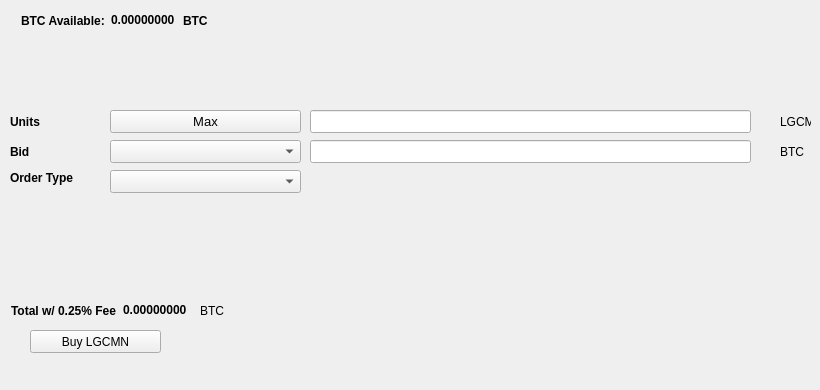
   <widget class="QWidget" name="BuyTab">
    <attribute name="title">
     <string>Buy</string>
    </attribute>
    <widget class="QPushButton" name="BuyLGCMN">
     <property name="geometry">
      <rect>
       <x>30</x>
       <y>330</y>
       <width>131</width>
       <height>23</height>
      </rect>
     </property>
     <property name="text">
      <string>Buy LGCMN</string>
     </property>
     <property name="icon">
      <iconset resource="../litegoldcoinmn.qrc">
       <normaloff>:/icons/bitcoin</normaloff>:/icons/bitcoin</iconset>
     </property>
    </widget>
    <widget class="QLabel" name="label_3">
     <property name="geometry">
      <rect>
       <x>10</x>
       <y>110</y>
       <width>46</width>
       <height>23</height>
      </rect>
     </property>
     <property name="font">
      <font>
       <weight>75</weight>
       <bold>true</bold>
      </font>
     </property>
     <property name="text">
      <string>Units</string>
     </property>
    </widget>
    <widget class="QLineEdit" name="UnitsInput">
     <property name="geometry">
      <rect>
       <x>310</x>
       <y>110</y>
       <width>441</width>
       <height>23</height>
      </rect>
     </property>
     <property name="font">
      <font>
       <pointsize>9</pointsize>
       <weight>75</weight>
       <bold>true</bold>
      </font>
     </property>
    </widget>
    <widget class="QLineEdit" name="BuyBidPriceEdit">
     <property name="geometry">
      <rect>
       <x>310</x>
       <y>140</y>
       <width>441</width>
       <height>23</height>
      </rect>
     </property>
     <property name="font">
      <font>
       <pointsize>9</pointsize>
       <weight>75</weight>
       <bold>true</bold>
      </font>
     </property>
    </widget>
    <widget class="QLabel" name="label_4">
     <property name="geometry">
      <rect>
       <x>780</x>
       <y>110</y>
       <width>31</width>
       <height>23</height>
      </rect>
     </property>
     <property name="text">
      <string>LGCMN</string>
     </property>
    </widget>
    <widget class="QLabel" name="label_5">
     <property name="geometry">
      <rect>
       <x>780</x>
       <y>140</y>
       <width>31</width>
       <height>23</height>
      </rect>
     </property>
     <property name="text">
      <string>BTC</string>
     </property>
    </widget>
    <widget class="QLabel" name="label_6">
     <property name="geometry">
      <rect>
       <x>10</x>
       <y>140</y>
       <width>46</width>
       <height>23</height>
      </rect>
     </property>
     <property name="font">
      <font>
       <weight>75</weight>
       <bold>true</bold>
      </font>
     </property>
     <property name="text">
      <string>Bid</string>
     </property>
    </widget>
    <widget class="QLabel" name="label_7">
     <property name="geometry">
      <rect>
       <x>10</x>
       <y>170</y>
       <width>91</width>
       <height>16</height>
      </rect>
     </property>
     <property name="font">
      <font>
       <weight>75</weight>
       <bold>true</bold>
      </font>
     </property>
     <property name="text">
      <string>Order Type</string>
     </property>
    </widget>
    <widget class="QPushButton" name="Buy_Max_Amount">
     <property name="geometry">
      <rect>
       <x>110</x>
       <y>110</y>
       <width>191</width>
       <height>23</height>
      </rect>
     </property>
     <property name="font">
      <font>
       <pointsize>10</pointsize>
      </font>
     </property>
     <property name="text">
      <string>Max</string>
     </property>
    </widget>
    <widget class="QComboBox" name="BuyBidcomboBox">
     <property name="geometry">
      <rect>
       <x>110</x>
       <y>140</y>
       <width>191</width>
       <height>23</height>
      </rect>
     </property>
     <property name="font">
      <font>
       <pointsize>10</pointsize>
      </font>
     </property>
    </widget>
    <widget class="QComboBox" name="buyOrdertypeCombo">
     <property name="geometry">
      <rect>
       <x>110</x>
       <y>170</y>
       <width>191</width>
       <height>23</height>
      </rect>
     </property>
     <property name="font">
      <font>
       <pointsize>10</pointsize>
      </font>
     </property>
    </widget>
    <widget class="QWidget" name="layoutWidget1">
     <property name="geometry">
      <rect>
       <x>21</x>
       <y>11</y>
       <width>227</width>
       <height>19</height>
      </rect>
     </property>
     <layout class="QHBoxLayout" name="horizontalLayout_3">
      <item>
       <widget class="QLabel" name="label232">
        <property name="font">
         <font>
          <weight>75</weight>
          <bold>true</bold>
         </font>
        </property>
        <property name="text">
         <string>BTC Available:</string>
        </property>
       </widget>
      </item>
      <item>
       <widget class="QLabel" name="BtcAvailableLbl">
        <property name="palette">
         <palette>
          <active>
           <colorrole role="WindowText">
            <brush brushstyle="SolidPattern">
             <color alpha="255">
              <red>0</red>
              <green>0</green>
              <blue>0</blue>
             </color>
            </brush>
           </colorrole>
           <colorrole role="Button">
            <brush brushstyle="SolidPattern">
             <color alpha="255">
              <red>0</red>
              <green>170</green>
              <blue>0</blue>
             </color>
            </brush>
           </colorrole>
           <colorrole role="Light">
            <brush brushstyle="SolidPattern">
             <color alpha="255">
              <red>0</red>
              <green>255</green>
              <blue>0</blue>
             </color>
            </brush>
           </colorrole>
           <colorrole role="Midlight">
            <brush brushstyle="SolidPattern">
             <color alpha="255">
              <red>0</red>
              <green>212</green>
              <blue>0</blue>
             </color>
            </brush>
           </colorrole>
           <colorrole role="Dark">
            <brush brushstyle="SolidPattern">
             <color alpha="255">
              <red>0</red>
              <green>85</green>
              <blue>0</blue>
             </color>
            </brush>
           </colorrole>
           <colorrole role="Mid">
            <brush brushstyle="SolidPattern">
             <color alpha="255">
              <red>0</red>
              <green>113</green>
              <blue>0</blue>
             </color>
            </brush>
           </colorrole>
           <colorrole role="Text">
            <brush brushstyle="SolidPattern">
             <color alpha="255">
              <red>0</red>
              <green>170</green>
              <blue>0</blue>
             </color>
            </brush>
           </colorrole>
           <colorrole role="BrightText">
            <brush brushstyle="SolidPattern">
             <color alpha="255">
              <red>255</red>
              <green>255</green>
              <blue>255</blue>
             </color>
            </brush>
           </colorrole>
           <colorrole role="ButtonText">
            <brush brushstyle="SolidPattern">
             <color alpha="255">
              <red>0</red>
              <green>0</green>
              <blue>0</blue>
             </color>
            </brush>
           </colorrole>
           <colorrole role="Base">
            <brush brushstyle="SolidPattern">
             <color alpha="255">
              <red>255</red>
              <green>255</green>
              <blue>255</blue>
             </color>
            </brush>
           </colorrole>
           <colorrole role="Window">
            <brush brushstyle="SolidPattern">
             <color alpha="255">
              <red>0</red>
              <green>170</green>
              <blue>0</blue>
             </color>
            </brush>
           </colorrole>
           <colorrole role="Shadow">
            <brush brushstyle="SolidPattern">
             <color alpha="255">
              <red>0</red>
              <green>0</green>
              <blue>0</blue>
             </color>
            </brush>
           </colorrole>
           <colorrole role="AlternateBase">
            <brush brushstyle="SolidPattern">
             <color alpha="255">
              <red>127</red>
              <green>212</green>
              <blue>127</blue>
             </color>
            </brush>
           </colorrole>
           <colorrole role="ToolTipBase">
            <brush brushstyle="SolidPattern">
             <color alpha="255">
              <red>255</red>
              <green>255</green>
              <blue>220</blue>
             </color>
            </brush>
           </colorrole>
           <colorrole role="ToolTipText">
            <brush brushstyle="SolidPattern">
             <color alpha="255">
              <red>0</red>
              <green>0</green>
              <blue>0</blue>
             </color>
            </brush>
           </colorrole>
          </active>
          <inactive>
           <colorrole role="WindowText">
            <brush brushstyle="SolidPattern">
             <color alpha="255">
              <red>0</red>
              <green>0</green>
              <blue>0</blue>
             </color>
            </brush>
           </colorrole>
           <colorrole role="Button">
            <brush brushstyle="SolidPattern">
             <color alpha="255">
              <red>0</red>
              <green>170</green>
              <blue>0</blue>
             </color>
            </brush>
           </colorrole>
           <colorrole role="Light">
            <brush brushstyle="SolidPattern">
             <color alpha="255">
              <red>0</red>
              <green>255</green>
              <blue>0</blue>
             </color>
            </brush>
           </colorrole>
           <colorrole role="Midlight">
            <brush brushstyle="SolidPattern">
             <color alpha="255">
              <red>0</red>
              <green>212</green>
              <blue>0</blue>
             </color>
            </brush>
           </colorrole>
           <colorrole role="Dark">
            <brush brushstyle="SolidPattern">
             <color alpha="255">
              <red>0</red>
              <green>85</green>
              <blue>0</blue>
             </color>
            </brush>
           </colorrole>
           <colorrole role="Mid">
            <brush brushstyle="SolidPattern">
             <color alpha="255">
              <red>0</red>
              <green>113</green>
              <blue>0</blue>
             </color>
            </brush>
           </colorrole>
           <colorrole role="Text">
            <brush brushstyle="SolidPattern">
             <color alpha="255">
              <red>0</red>
              <green>170</green>
              <blue>0</blue>
             </color>
            </brush>
           </colorrole>
           <colorrole role="BrightText">
            <brush brushstyle="SolidPattern">
             <color alpha="255">
              <red>255</red>
              <green>255</green>
              <blue>255</blue>
             </color>
            </brush>
           </colorrole>
           <colorrole role="ButtonText">
            <brush brushstyle="SolidPattern">
             <color alpha="255">
              <red>0</red>
              <green>0</green>
              <blue>0</blue>
             </color>
            </brush>
           </colorrole>
           <colorrole role="Base">
            <brush brushstyle="SolidPattern">
             <color alpha="255">
              <red>255</red>
              <green>255</green>
              <blue>255</blue>
             </color>
            </brush>
           </colorrole>
           <colorrole role="Window">
            <brush brushstyle="SolidPattern">
             <color alpha="255">
              <red>0</red>
              <green>170</green>
              <blue>0</blue>
             </color>
            </brush>
           </colorrole>
           <colorrole role="Shadow">
            <brush brushstyle="SolidPattern">
             <color alpha="255">
              <red>0</red>
              <green>0</green>
              <blue>0</blue>
             </color>
            </brush>
           </colorrole>
           <colorrole role="AlternateBase">
            <brush brushstyle="SolidPattern">
             <color alpha="255">
              <red>127</red>
              <green>212</green>
              <blue>127</blue>
             </color>
            </brush>
           </colorrole>
           <colorrole role="ToolTipBase">
            <brush brushstyle="SolidPattern">
             <color alpha="255">
              <red>255</red>
              <green>255</green>
              <blue>220</blue>
             </color>
            </brush>
           </colorrole>
           <colorrole role="ToolTipText">
            <brush brushstyle="SolidPattern">
             <color alpha="255">
              <red>0</red>
              <green>0</green>
              <blue>0</blue>
             </color>
            </brush>
           </colorrole>
          </inactive>
          <disabled>
           <colorrole role="WindowText">
            <brush brushstyle="SolidPattern">
             <color alpha="255">
              <red>0</red>
              <green>85</green>
              <blue>0</blue>
             </color>
            </brush>
           </colorrole>
           <colorrole role="Button">
            <brush brushstyle="SolidPattern">
             <color alpha="255">
              <red>0</red>
              <green>170</green>
              <blue>0</blue>
             </color>
            </brush>
           </colorrole>
           <colorrole role="Light">
            <brush brushstyle="SolidPattern">
             <color alpha="255">
              <red>0</red>
              <green>255</green>
              <blue>0</blue>
             </color>
            </brush>
           </colorrole>
           <colorrole role="Midlight">
            <brush brushstyle="SolidPattern">
             <color alpha="255">
              <red>0</red>
              <green>212</green>
              <blue>0</blue>
             </color>
            </brush>
           </colorrole>
           <colorrole role="Dark">
            <brush brushstyle="SolidPattern">
             <color alpha="255">
              <red>0</red>
              <green>85</green>
              <blue>0</blue>
             </color>
            </brush>
           </colorrole>
           <colorrole role="Mid">
            <brush brushstyle="SolidPattern">
             <color alpha="255">
              <red>0</red>
              <green>113</green>
              <blue>0</blue>
             </color>
            </brush>
           </colorrole>
           <colorrole role="Text">
            <brush brushstyle="SolidPattern">
             <color alpha="255">
              <red>0</red>
              <green>85</green>
              <blue>0</blue>
             </color>
            </brush>
           </colorrole>
           <colorrole role="BrightText">
            <brush brushstyle="SolidPattern">
             <color alpha="255">
              <red>255</red>
              <green>255</green>
              <blue>255</blue>
             </color>
            </brush>
           </colorrole>
           <colorrole role="ButtonText">
            <brush brushstyle="SolidPattern">
             <color alpha="255">
              <red>0</red>
              <green>85</green>
              <blue>0</blue>
             </color>
            </brush>
           </colorrole>
           <colorrole role="Base">
            <brush brushstyle="SolidPattern">
             <color alpha="255">
              <red>0</red>
              <green>170</green>
              <blue>0</blue>
             </color>
            </brush>
           </colorrole>
           <colorrole role="Window">
            <brush brushstyle="SolidPattern">
             <color alpha="255">
              <red>0</red>
              <green>170</green>
              <blue>0</blue>
             </color>
            </brush>
           </colorrole>
           <colorrole role="Shadow">
            <brush brushstyle="SolidPattern">
             <color alpha="255">
              <red>0</red>
              <green>0</green>
              <blue>0</blue>
             </color>
            </brush>
           </colorrole>
           <colorrole role="AlternateBase">
            <brush brushstyle="SolidPattern">
             <color alpha="255">
              <red>0</red>
              <green>170</green>
              <blue>0</blue>
             </color>
            </brush>
           </colorrole>
           <colorrole role="ToolTipBase">
            <brush brushstyle="SolidPattern">
             <color alpha="255">
              <red>255</red>
              <green>255</green>
              <blue>220</blue>
             </color>
            </brush>
           </colorrole>
           <colorrole role="ToolTipText">
            <brush brushstyle="SolidPattern">
             <color alpha="255">
              <red>0</red>
              <green>0</green>
              <blue>0</blue>
             </color>
            </brush>
           </colorrole>
          </disabled>
         </palette>
        </property>
        <property name="font">
         <font>
          <weight>75</weight>
          <bold>true</bold>
         </font>
        </property>
        <property name="text">
         <string>0.00000000</string>
        </property>
        <property name="textInteractionFlags">
         <set>Qt::LinksAccessibleByMouse|Qt::TextSelectableByKeyboard|Qt::TextSelectableByMouse</set>
        </property>
       </widget>
      </item>
      <item>
       <widget class="QLabel" name="BtcAvailableLbl_2">
        <property name="font">
         <font>
          <weight>75</weight>
          <bold>true</bold>
         </font>
        </property>
        <property name="text">
         <string>BTC</string>
        </property>
       </widget>
      </item>
     </layout>
    </widget>
    <widget class="QWidget" name="layoutWidge2">
     <property name="geometry">
      <rect>
       <x>11</x>
       <y>301</y>
       <width>259</width>
       <height>19</height>
      </rect>
     </property>
     <layout class="QHBoxLayout" name="horizontalLayout_4">
      <item>
       <widget class="QLabel" name="label_9">
        <property name="font">
         <font>
          <weight>75</weight>
          <bold>true</bold>
         </font>
        </property>
        <property name="text">
         <string>Total w/ 0.25% Fee</string>
        </property>
       </widget>
      </item>
      <item>
       <widget class="QLabel" name="BuyCostLabel">
        <property name="palette">
         <palette>
          <active>
           <colorrole role="WindowText">
            <brush brushstyle="SolidPattern">
             <color alpha="255">
              <red>0</red>
              <green>0</green>
              <blue>0</blue>
             </color>
            </brush>
           </colorrole>
           <colorrole role="Button">
            <brush brushstyle="SolidPattern">
             <color alpha="255">
              <red>0</red>
              <green>170</green>
              <blue>0</blue>
             </color>
            </brush>
           </colorrole>
           <colorrole role="Light">
            <brush brushstyle="SolidPattern">
             <color alpha="255">
              <red>0</red>
              <green>255</green>
              <blue>0</blue>
             </color>
            </brush>
           </colorrole>
           <colorrole role="Midlight">
            <brush brushstyle="SolidPattern">
             <color alpha="255">
              <red>0</red>
              <green>212</green>
              <blue>0</blue>
             </color>
            </brush>
           </colorrole>
           <colorrole role="Dark">
            <brush brushstyle="SolidPattern">
             <color alpha="255">
              <red>0</red>
              <green>85</green>
              <blue>0</blue>
             </color>
            </brush>
           </colorrole>
           <colorrole role="Mid">
            <brush brushstyle="SolidPattern">
             <color alpha="255">
              <red>0</red>
              <green>113</green>
              <blue>0</blue>
             </color>
            </brush>
           </colorrole>
           <colorrole role="Text">
            <brush brushstyle="SolidPattern">
             <color alpha="255">
              <red>0</red>
              <green>170</green>
              <blue>0</blue>
             </color>
            </brush>
           </colorrole>
           <colorrole role="BrightText">
            <brush brushstyle="SolidPattern">
             <color alpha="255">
              <red>255</red>
              <green>255</green>
              <blue>255</blue>
             </color>
            </brush>
           </colorrole>
           <colorrole role="ButtonText">
            <brush brushstyle="SolidPattern">
             <color alpha="255">
              <red>0</red>
              <green>0</green>
              <blue>0</blue>
             </color>
            </brush>
           </colorrole>
           <colorrole role="Base">
            <brush brushstyle="SolidPattern">
             <color alpha="255">
              <red>255</red>
              <green>255</green>
              <blue>255</blue>
             </color>
            </brush>
           </colorrole>
           <colorrole role="Window">
            <brush brushstyle="SolidPattern">
             <color alpha="255">
              <red>0</red>
              <green>170</green>
              <blue>0</blue>
             </color>
            </brush>
           </colorrole>
           <colorrole role="Shadow">
            <brush brushstyle="SolidPattern">
             <color alpha="255">
              <red>0</red>
              <green>0</green>
              <blue>0</blue>
             </color>
            </brush>
           </colorrole>
           <colorrole role="AlternateBase">
            <brush brushstyle="SolidPattern">
             <color alpha="255">
              <red>127</red>
              <green>212</green>
              <blue>127</blue>
             </color>
            </brush>
           </colorrole>
           <colorrole role="ToolTipBase">
            <brush brushstyle="SolidPattern">
             <color alpha="255">
              <red>255</red>
              <green>255</green>
              <blue>220</blue>
             </color>
            </brush>
           </colorrole>
           <colorrole role="ToolTipText">
            <brush brushstyle="SolidPattern">
             <color alpha="255">
              <red>0</red>
              <green>0</green>
              <blue>0</blue>
             </color>
            </brush>
           </colorrole>
          </active>
          <inactive>
           <colorrole role="WindowText">
            <brush brushstyle="SolidPattern">
             <color alpha="255">
              <red>0</red>
              <green>0</green>
              <blue>0</blue>
             </color>
            </brush>
           </colorrole>
           <colorrole role="Button">
            <brush brushstyle="SolidPattern">
             <color alpha="255">
              <red>0</red>
              <green>170</green>
              <blue>0</blue>
             </color>
            </brush>
           </colorrole>
           <colorrole role="Light">
            <brush brushstyle="SolidPattern">
             <color alpha="255">
              <red>0</red>
              <green>255</green>
              <blue>0</blue>
             </color>
            </brush>
           </colorrole>
           <colorrole role="Midlight">
            <brush brushstyle="SolidPattern">
             <color alpha="255">
              <red>0</red>
              <green>212</green>
              <blue>0</blue>
             </color>
            </brush>
           </colorrole>
           <colorrole role="Dark">
            <brush brushstyle="SolidPattern">
             <color alpha="255">
              <red>0</red>
              <green>85</green>
              <blue>0</blue>
             </color>
            </brush>
           </colorrole>
           <colorrole role="Mid">
            <brush brushstyle="SolidPattern">
             <color alpha="255">
              <red>0</red>
              <green>113</green>
              <blue>0</blue>
             </color>
            </brush>
           </colorrole>
           <colorrole role="Text">
            <brush brushstyle="SolidPattern">
             <color alpha="255">
              <red>0</red>
              <green>170</green>
              <blue>0</blue>
             </color>
            </brush>
           </colorrole>
           <colorrole role="BrightText">
            <brush brushstyle="SolidPattern">
             <color alpha="255">
              <red>255</red>
              <green>255</green>
              <blue>255</blue>
             </color>
            </brush>
           </colorrole>
           <colorrole role="ButtonText">
            <brush brushstyle="SolidPattern">
             <color alpha="255">
              <red>0</red>
              <green>0</green>
              <blue>0</blue>
             </color>
            </brush>
           </colorrole>
           <colorrole role="Base">
            <brush brushstyle="SolidPattern">
             <color alpha="255">
              <red>255</red>
              <green>255</green>
              <blue>255</blue>
             </color>
            </brush>
           </colorrole>
           <colorrole role="Window">
            <brush brushstyle="SolidPattern">
             <color alpha="255">
              <red>0</red>
              <green>170</green>
              <blue>0</blue>
             </color>
            </brush>
           </colorrole>
           <colorrole role="Shadow">
            <brush brushstyle="SolidPattern">
             <color alpha="255">
              <red>0</red>
              <green>0</green>
              <blue>0</blue>
             </color>
            </brush>
           </colorrole>
           <colorrole role="AlternateBase">
            <brush brushstyle="SolidPattern">
             <color alpha="255">
              <red>127</red>
              <green>212</green>
              <blue>127</blue>
             </color>
            </brush>
           </colorrole>
           <colorrole role="ToolTipBase">
            <brush brushstyle="SolidPattern">
             <color alpha="255">
              <red>255</red>
              <green>255</green>
              <blue>220</blue>
             </color>
            </brush>
           </colorrole>
           <colorrole role="ToolTipText">
            <brush brushstyle="SolidPattern">
             <color alpha="255">
              <red>0</red>
              <green>0</green>
              <blue>0</blue>
             </color>
            </brush>
           </colorrole>
          </inactive>
          <disabled>
           <colorrole role="WindowText">
            <brush brushstyle="SolidPattern">
             <color alpha="255">
              <red>0</red>
              <green>85</green>
              <blue>0</blue>
             </color>
            </brush>
           </colorrole>
           <colorrole role="Button">
            <brush brushstyle="SolidPattern">
             <color alpha="255">
              <red>0</red>
              <green>170</green>
              <blue>0</blue>
             </color>
            </brush>
           </colorrole>
           <colorrole role="Light">
            <brush brushstyle="SolidPattern">
             <color alpha="255">
              <red>0</red>
              <green>255</green>
              <blue>0</blue>
             </color>
            </brush>
           </colorrole>
           <colorrole role="Midlight">
            <brush brushstyle="SolidPattern">
             <color alpha="255">
              <red>0</red>
              <green>212</green>
              <blue>0</blue>
             </color>
            </brush>
           </colorrole>
           <colorrole role="Dark">
            <brush brushstyle="SolidPattern">
             <color alpha="255">
              <red>0</red>
              <green>85</green>
              <blue>0</blue>
             </color>
            </brush>
           </colorrole>
           <colorrole role="Mid">
            <brush brushstyle="SolidPattern">
             <color alpha="255">
              <red>0</red>
              <green>113</green>
              <blue>0</blue>
             </color>
            </brush>
           </colorrole>
           <colorrole role="Text">
            <brush brushstyle="SolidPattern">
             <color alpha="255">
              <red>0</red>
              <green>85</green>
              <blue>0</blue>
             </color>
            </brush>
           </colorrole>
           <colorrole role="BrightText">
            <brush brushstyle="SolidPattern">
             <color alpha="255">
              <red>255</red>
              <green>255</green>
              <blue>255</blue>
             </color>
            </brush>
           </colorrole>
           <colorrole role="ButtonText">
            <brush brushstyle="SolidPattern">
             <color alpha="255">
              <red>0</red>
              <green>85</green>
              <blue>0</blue>
             </color>
            </brush>
           </colorrole>
           <colorrole role="Base">
            <brush brushstyle="SolidPattern">
             <color alpha="255">
              <red>0</red>
              <green>170</green>
              <blue>0</blue>
             </color>
            </brush>
           </colorrole>
           <colorrole role="Window">
            <brush brushstyle="SolidPattern">
             <color alpha="255">
              <red>0</red>
              <green>170</green>
              <blue>0</blue>
             </color>
            </brush>
           </colorrole>
           <colorrole role="Shadow">
            <brush brushstyle="SolidPattern">
             <color alpha="255">
              <red>0</red>
              <green>0</green>
              <blue>0</blue>
             </color>
            </brush>
           </colorrole>
           <colorrole role="AlternateBase">
            <brush brushstyle="SolidPattern">
             <color alpha="255">
              <red>0</red>
              <green>170</green>
              <blue>0</blue>
             </color>
            </brush>
           </colorrole>
           <colorrole role="ToolTipBase">
            <brush brushstyle="SolidPattern">
             <color alpha="255">
              <red>255</red>
              <green>255</green>
              <blue>220</blue>
             </color>
            </brush>
           </colorrole>
           <colorrole role="ToolTipText">
            <brush brushstyle="SolidPattern">
             <color alpha="255">
              <red>0</red>
              <green>0</green>
              <blue>0</blue>
             </color>
            </brush>
           </colorrole>
          </disabled>
         </palette>
        </property>
        <property name="font">
         <font>
          <weight>75</weight>
          <bold>true</bold>
         </font>
        </property>
        <property name="autoFillBackground">
         <bool>false</bool>
        </property>
        <property name="text">
         <string>0.00000000</string>
        </property>
        <property name="textInteractionFlags">
         <set>Qt::LinksAccessibleByMouse|Qt::TextSelectableByMouse</set>
        </property>
       </widget>
      </item>
      <item>
       <widget class="QLabel" name="label_10">
        <property name="font">
         <font>
          <weight>50</weight>
          <bold>false</bold>
         </font>
        </property>
        <property name="text">
         <string>BTC</string>
        </property>
       </widget>
      </item>
     </layout>
    </widget>
    <widget class="QLabel" name="label_24">
     <property name="geometry">
      <rect>
       <x>460</x>
       <y>300</y>
       <width>281</width>
       <height>81</height>
      </rect>
     </property>
     <property name="text">
      <string/>
     </property>
     <property name="pixmap">
      <pixmap>:/images/bittrex</pixmap>
     </property>
    </widget>
   </widget>
